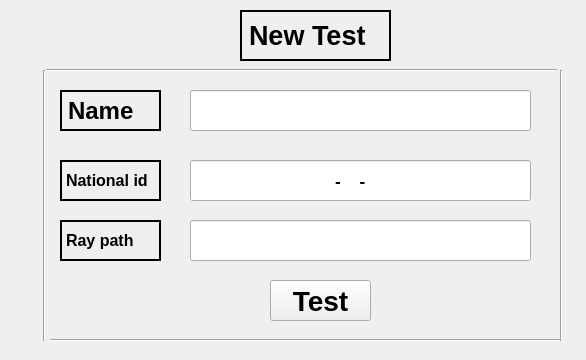
    <widget class="QWidget" name="tab">
     <attribute name="title">
      <string>T1</string>
     </attribute>
     <widget class="QLabel" name="label">
      <property name="geometry">
       <rect>
        <x>60</x>
        <y>90</y>
        <width>101</width>
        <height>41</height>
       </rect>
      </property>
      <property name="font">
       <font>
        <pointsize>18</pointsize>
        <weight>75</weight>
        <bold>true</bold>
        <strikeout>false</strikeout>
       </font>
      </property>
      <property name="frameShape">
       <enum>QFrame::WinPanel</enum>
      </property>
      <property name="text">
       <string>Name</string>
      </property>
     </widget>
     <widget class="QLineEdit" name="lineEdit">
      <property name="geometry">
       <rect>
        <x>190</x>
        <y>90</y>
        <width>341</width>
        <height>41</height>
       </rect>
      </property>
      <property name="minimumSize">
       <size>
        <width>341</width>
        <height>41</height>
       </size>
      </property>
      <property name="font">
       <font>
        <pointsize>13</pointsize>
        <weight>75</weight>
        <bold>true</bold>
       </font>
      </property>
      <property name="layoutDirection">
       <enum>Qt::LeftToRight</enum>
      </property>
      <property name="autoFillBackground">
       <bool>false</bool>
      </property>
      <property name="inputMask">
       <string/>
      </property>
      <property name="text">
       <string/>
      </property>
      <property name="alignment">
       <set>Qt::AlignCenter</set>
      </property>
     </widget>
     <widget class="QLineEdit" name="lineEdit_7">
      <property name="geometry">
       <rect>
        <x>190</x>
        <y>160</y>
        <width>341</width>
        <height>41</height>
       </rect>
      </property>
      <property name="font">
       <font>
        <pointsize>13</pointsize>
        <weight>75</weight>
        <bold>true</bold>
       </font>
      </property>
      <property name="locale">
       <locale language="English" country="UnitedStates"/>
      </property>
      <property name="inputMethodHints">
       <set>Qt::ImhDigitsOnly</set>
      </property>
      <property name="inputMask">
       <string>999-9999-9999999</string>
      </property>
      <property name="text">
       <string>--</string>
      </property>
      <property name="maxLength">
       <number>16</number>
      </property>
      <property name="alignment">
       <set>Qt::AlignCenter</set>
      </property>
     </widget>
     <widget class="QLabel" name="label_7">
      <property name="geometry">
       <rect>
        <x>60</x>
        <y>160</y>
        <width>101</width>
        <height>41</height>
       </rect>
      </property>
      <property name="font">
       <font>
        <pointsize>12</pointsize>
        <weight>75</weight>
        <bold>true</bold>
        <strikeout>false</strikeout>
       </font>
      </property>
      <property name="frameShape">
       <enum>QFrame::WinPanel</enum>
      </property>
      <property name="text">
       <string>National id</string>
      </property>
     </widget>
     <widget class="QPushButton" name="pushButton_11">
      <property name="geometry">
       <rect>
        <x>270</x>
        <y>280</y>
        <width>101</width>
        <height>41</height>
       </rect>
      </property>
      <property name="font">
       <font>
        <pointsize>21</pointsize>
        <weight>75</weight>
        <bold>true</bold>
       </font>
      </property>
      <property name="text">
       <string>Test</string>
      </property>
     </widget>
     <widget class="Line" name="line">
      <property name="geometry">
       <rect>
        <x>46</x>
        <y>60</y>
        <width>511</width>
        <height>21</height>
       </rect>
      </property>
      <property name="orientation">
       <enum>Qt::Horizontal</enum>
      </property>
     </widget>
     <widget class="Line" name="line_2">
      <property name="geometry">
       <rect>
        <x>50</x>
        <y>330</y>
        <width>511</width>
        <height>21</height>
       </rect>
      </property>
      <property name="orientation">
       <enum>Qt::Horizontal</enum>
      </property>
     </widget>
     <widget class="Line" name="line_3">
      <property name="geometry">
       <rect>
        <x>29</x>
        <y>70</y>
        <width>31</width>
        <height>271</height>
       </rect>
      </property>
      <property name="orientation">
       <enum>Qt::Vertical</enum>
      </property>
     </widget>
     <widget class="Line" name="line_4">
      <property name="geometry">
       <rect>
        <x>546</x>
        <y>70</y>
        <width>31</width>
        <height>271</height>
       </rect>
      </property>
      <property name="orientation">
       <enum>Qt::Vertical</enum>
      </property>
     </widget>
     <widget class="QLabel" name="label_10">
      <property name="geometry">
       <rect>
        <x>60</x>
        <y>220</y>
        <width>101</width>
        <height>41</height>
       </rect>
      </property>
      <property name="font">
       <font>
        <pointsize>12</pointsize>
        <weight>75</weight>
        <bold>true</bold>
        <strikeout>false</strikeout>
       </font>
      </property>
      <property name="frameShape">
       <enum>QFrame::WinPanel</enum>
      </property>
      <property name="text">
       <string>Ray path</string>
      </property>
     </widget>
     <widget class="QLineEdit" name="lineEdit_10">
      <property name="geometry">
       <rect>
        <x>190</x>
        <y>220</y>
        <width>341</width>
        <height>41</height>
       </rect>
      </property>
      <property name="font">
       <font>
        <pointsize>13</pointsize>
        <weight>75</weight>
        <bold>true</bold>
       </font>
      </property>
      <property name="alignment">
       <set>Qt::AlignCenter</set>
      </property>
     </widget>
     <widget class="QLabel" name="label_31">
      <property name="geometry">
       <rect>
        <x>240</x>
        <y>10</y>
        <width>151</width>
        <height>51</height>
       </rect>
      </property>
      <property name="font">
       <font>
        <pointsize>20</pointsize>
        <weight>75</weight>
        <bold>true</bold>
        <strikeout>false</strikeout>
       </font>
      </property>
      <property name="frameShape">
       <enum>QFrame::WinPanel</enum>
      </property>
      <property name="text">
       <string>New Test</string>
      </property>
     </widget>
     <zorder>pushButton_11</zorder>
     <zorder>label</zorder>
     <zorder>lineEdit</zorder>
     <zorder>lineEdit_7</zorder>
     <zorder>label_7</zorder>
     <zorder>line</zorder>
     <zorder>line_2</zorder>
     <zorder>line_3</zorder>
     <zorder>line_4</zorder>
     <zorder>label_10</zorder>
     <zorder>lineEdit_10</zorder>
     <zorder>label_31</zorder>
    </widget>
